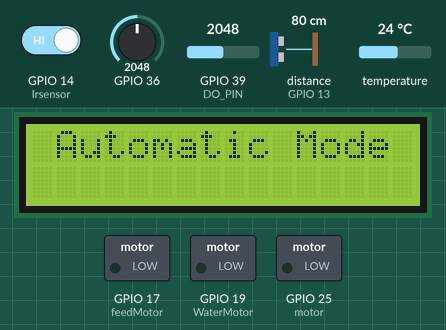
Simulated run of this sketch. Board: ESP32. Parts: 16×2 character LCD, switched loads named in the sketch (green lamp = pin HIGH). The inputs (shaded band) are chosen by the test bench; at power-on: GPIO 39 (DO_PIN) = 2048, temperature 24 °C, distance to the obstacle (sensor on GPIO 13) 80 cm, GPIO 14 (Irsensor) HIGH, GPIO 36 = 2048. The echo pulse lasts 58.3 µs per cm; WiFi joins after 1.5 s; servers stay silent unless stated; pins used as bus, display or sensor lines are not drawn; what the sketch prints to the serial monitor is not drawn.

Above: at 16.2 s.
16.3 s: GPIO 39 (DO_PIN) set to 2819
At 22.7 s:
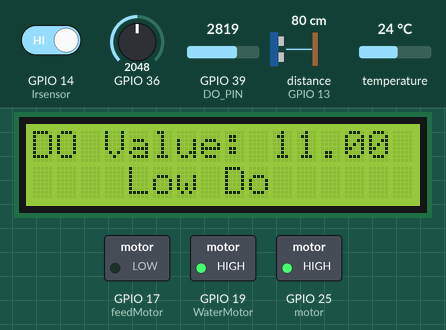
22.9 s: GPIO 39 (DO_PIN) set to 2915
28.3 s: temperature set to 12 °C
At 34.0 s:
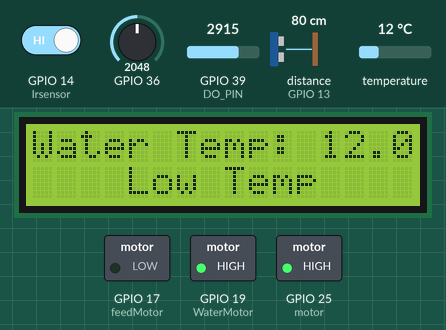
34.9 s: distance to the obstacle (sensor on GPIO 13) set to 2 cm
At 39.0 s:
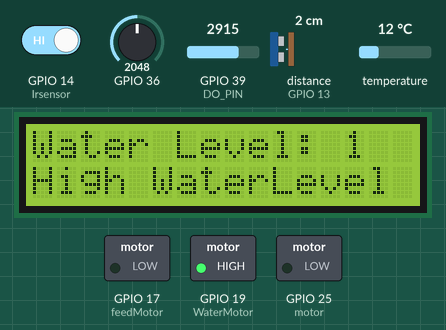
48.1 s: GPIO 14 (Irsensor) driven LOW
At 54.6 s:
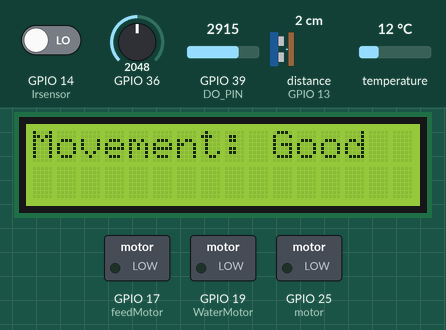
54.7 s: GPIO 36 set to 1700
At 61.0 s:
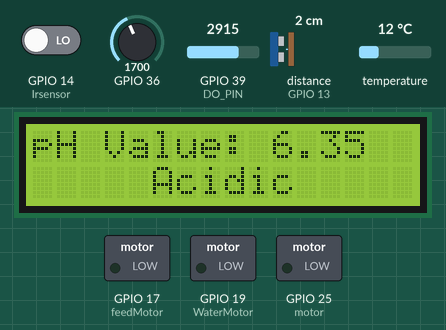
61.3 s: GPIO 36 set to 1590
At 70.8 s:
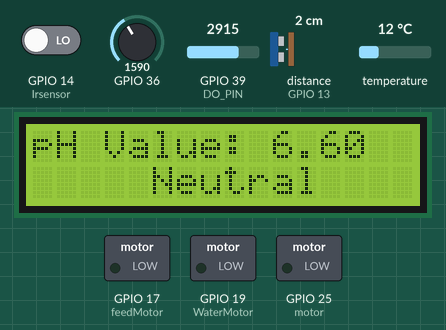
Timing chart, 0 to 72.3 s (numbered marks = the images above; inputs shaded):
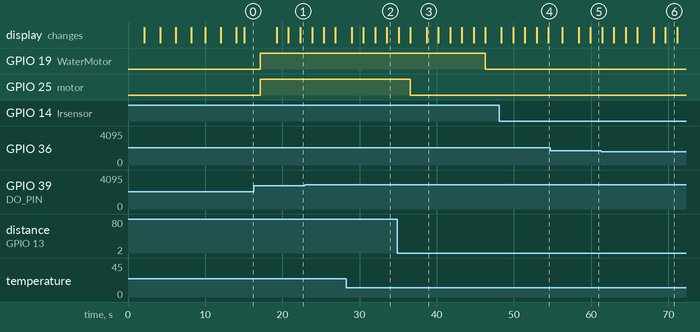

Measured:
- the behaviour switches between 1634 and 1633 on GPIO 36 (found by bisection; images 5 and 6)
- after the input at 28.3 s, the display: first differs from a run without the input after 5.3 s (image 2)
- after the input at 34.9 s, GPIO 19 (WaterMotor): HIGH → LOW after 11.4 s; the display: first differs from a run without the input after 3.8 s (image 3)
- after the input at 48.1 s, the display: first differs from a run without the input after 6.4 s (image 4)
- after the input at 61.3 s, the display: first differs from a run without the input after 8.3 s (image 6)
- what the display in image 3 shows lasts 1.5 s, from 38.7 s to 40.2 s

The sketch:

IoT_Fish_pond.ino
```cpp
#include "LCD.h"                // Including header file for LCD functions
#include "ultrasonicSensor.h"   // Including header file for ultrasonic sensor functions
#include "Blynk.h"              // Including header file for Blynk functions
#include "ThingSpeak.h"         // Including header file for ThingSpeak functions
#include "pHSensor.h"           // Including header file for pH sensor functions
#include "twilio.h"             // Including header file for Twilio functions
#include "DOSensor.h"           // Including header file for dissolved oxygen sensor functions
#include <OneWire.h>            // Including library for OneWire communication protocol
#include <base64.h>             // Including library for Base64 encoding/decoding
#include <DallasTemperature.h>  // Including library for DallasTemperature sensor functions
#include <TimeLib.h>            // Including library for time-related functions

#define ONE_WIRE_BUS 27  // Defining the digital pin for OneWire bus
#define Irsensor 14      // Defining the digital pin for IR sensor
#define motor 25         // Defining the digital pin for motor
#define WaterMotor 19    // Defining the digital pin for water motor
#define feedMotor 17     // Defining the digital pin for feed motor

OneWire oneWire(ONE_WIRE_BUS);        // Instantiating OneWire bus object
DallasTemperature sensors(&oneWire);  // Instantiating DallasTemperature sensor object with OneWire bus
WiFiClient client;                    // Creating a WiFi client object for network communication

unsigned long myChannelNumber = "YOUR_CHANNEL_NUMBER";         // ThingSpeak channel number
const char *myWriteAPIKey = "YOUR_THINGSPEAK_WRITE_API_KEY";  // ThingSpeak write API key

const char *account_sid = "YOUR_TWILIO_ACCOUNT_SID";            // Twilio account SID
const char *auth_token = "YOUR_TWILIO_AUTH_TOKEN";              // Twilio authentication token
const char *messaging_service_sid = "YOUR_TWILIO_MESSAGING_SERVICE_SID";  // Twilio messaging service SID
const char *to_number = "RECIPIENT_PHONE_NUMBER";               // Recipient's phone number


struct SensorData {
  int UltrasonicData;  // Structure member for ultrasonic sensor data
  float pHValue;       // Structure member for pH sensor data
  int IrSensor;        // Structure member for IR sensor data
  float DOsensor;      // Structure member for dissolved oxygen sensor data
  float DS18B;         // Structure member for temperature sensor data
} Sensor;              // Struct variable to hold sensor readings

bool Enable = true;                       // Flag to indicate if system is in manual or automatic mode
bool motorState = false;                  // Flag to indicate motor state
bool watermotorState = false;             // Flag to indicate water motor state
bool feedMotorState = false;              // Flag to indicate feed motor state
unsigned long lastManualModeCommand = 0;  // Timestamp of the last manual mode command
unsigned long alertInterval = 180000;     // Interval between alerts
unsigned long ResetInterval = 60000;      // Interval between alerts
int currentHour;                          // Variable to hold current hour of the day

bool ultrasonicLowAlertSent = false;
bool ultrasonicHighAlertSent = false;
bool pHLowAlertSent = false;
bool doLowAlertSent = false;
bool tempLowAlertSent = false;
bool OxygenmotorMessageSent = false;
bool FeedermotorMessageSent = false;
bool waterMotorMessageSent = false;
bool ManualAlertSent = false;
bool AutoAlertSent = false;
unsigned long lastAlertTime = 0;  // Timestamp of the last alert

BLYNK_WRITE(V0) {
  int button = param.asInt();              // Read the value sent by the virtual pin
  if (button == 1) { motorState = true; }  // Set motor state to ON if button is pressed
  else {
    motorState = false;
  }  // Set motor state to OFF if button is released
}

BLYNK_WRITE(V1) {
  int button = param.asInt();                   // Read the value sent by the virtual pin
  if (button == 1) { watermotorState = true; }  // Set water motor state to ON if button is pressed
  else {
    watermotorState = false;
  }  // Set water motor state to OFF if button is released
}

BLYNK_WRITE(V2) {
  int button = param.asInt();  // Read the value sent by the virtual pin
  if (button == 1) {
    Enable = false;
    lastManualModeCommand = millis();
  }                        // Set manual mode if button is pressed
  else { Enable = true; }  // Set automatic mode if button is released
}

BLYNK_WRITE(V3) {
  int button = param.asInt();                  // Read the value sent by the virtual pin
  if (button == 1) { feedMotorState = true; }  // Set feed motor state to ON if button is pressed
  else {
    feedMotorState = false;
  }  // Set feed motor state to OFF if button is released
}

void SensorsReading() {
  Sensor.UltrasonicData = ultrasonicSensorReading();  // Read ultrasonic sensor data
  Sensor.pHValue = pHvalue();                         // Read pH sensor data
  Sensor.DOsensor = DOSensor();                       // Read dissolved oxygen sensor data
  sensors.requestTemperatures();                      // Request temperature readings
  Sensor.DS18B = sensors.getTempCByIndex(0);          // Read temperature sensor data
  Sensor.IrSensor = digitalRead(Irsensor);            // Read IR sensor data
  currentHour = hour();                               // Update current hour
}

void updateThingSpeak() {
  ThingSpeak.setField(1, Sensor.UltrasonicData);
  ThingSpeak.setField(2, Sensor.pHValue);
  ThingSpeak.setField(3, Sensor.DS18B);
  ThingSpeak.setField(4, Sensor.IrSensor);
  ThingSpeak.setField(5, Sensor.DOsensor);
  ThingSpeak.writeFields(myChannelNumber, myWriteAPIKey);
}

void upDateLCD() {
  page_1(Sensor.UltrasonicData);  // Display ultrasonic sensor reading
  delay(1500);
  page_2(Sensor.pHValue);  // Display pH sensor reading
  delay(1500);
  page_3(Sensor.DOsensor);  // Display dissolved oxygen sensor reading
  delay(1500);
  page_4(Sensor.DS18B);  // Display temperature sensor reading
  delay(1500);
  page_5(Sensor.IrSensor);  // Display IR sensor reading
  delay(1500);
}

void Manual_Auto_mode() {
  if (Enable == false)  // If manual mode is enabled
  {
    if (motorState == true) { digitalWrite(motor, HIGH); }  // Turn on motor if motor state is ON
    else {
      digitalWrite(motor, LOW);
    }  // Turn off motor if motor state is OFF

    if (watermotorState == true) { digitalWrite(WaterMotor, HIGH); }  // Turn on water motor if water motor state is ON
    else {
      digitalWrite(WaterMotor, LOW);
    }  // Turn off water motor if water motor state is OFF

    if (feedMotorState == true) { digitalWrite(feedMotor, HIGH); }  // Turn on feed motor if feed motor state is ON
    else {
      digitalWrite(feedMotor, LOW);
    }     // Turn off feed motor if feed motor state is OFF
  } else  // If automatic mode is enabled
  {
    if (Sensor.UltrasonicData > 8) { digitalWrite(WaterMotor, HIGH); }  // Turn on water motor if ultrasonic sensor reading is high
    else {
      digitalWrite(WaterMotor, LOW);
    }  // Turn off water motor if ultrasonic sensor reading is low

    if (Sensor.DOsensor < 14) { digitalWrite(motor, HIGH); }  // Turn on motor if dissolved oxygen sensor reading is low
    else {
      digitalWrite(motor, LOW);
    }  // Turn off motor if dissolved oxygen sensor reading is high

    if (currentHour == 6 || currentHour == 16) {  // If it's feeding time (6 AM or 4 PM)
      // Turn on feeder motor
      digitalWrite(feedMotor, HIGH);
      // Wait for feeding duration (adjust as needed)
      delay(3600000);  // 1 hour (adjust as needed)
      // Turn off feeder motor
      digitalWrite(feedMotor, LOW);
    }
  }
}

void BDisp() {
  if (Enable == false) {  // If manual mode is enabled
    lcd.clear();
    lcd.setCursor(2, 0);
    lcd.print("Manual Mode");

    Blynk.virtualWrite(V10, "Water: " + String(Sensor.UltrasonicData));
    delay(1500);
    Blynk.virtualWrite(V10, "pH: " + String(Sensor.pHValue));
    delay(1500);
    Blynk.virtualWrite(V10, "DO: " + String(Sensor.DOsensor));
    delay(1500);
    Blynk.virtualWrite(V10, "Temp: " + String(Sensor.DS18B));
  } else {  // If automatic mode is enabled
    lcd.clear();
    lcd.setCursor(1, 0);
    lcd.print("Automatic Mode");

    Blynk.virtualWrite(V10, LOW);  // Reset button widget on V10 pin
    Blynk.virtualWrite(V1, LOW);   // Reset button widget on V1 pin
    Blynk.virtualWrite(V0, LOW);   // Reset button widget on V0 pin
    Blynk.virtualWrite(V3, LOW);   // Reset button widget on V3 pin
    delay(1000);
  }
}

void checkManualModeTimeout() {
  if (Enable == false && (millis() - lastManualModeCommand) > 3600000) {  // If it's been more than 1 hour since last manual mode command
    Enable = true;                                                        // Switch to automatic mode
    lcd.clear();
    lcd.setCursor(1, 0);
    lcd.print("Automatic Mode");
    Blynk.virtualWrite(V10, LOW);  // Reset button widget on V10 pin
    Blynk.virtualWrite(V1, LOW);   // Reset button widget on V1 pin
    Blynk.virtualWrite(V0, LOW);   // Reset button widget on V0 pin
    Blynk.virtualWrite(V3, LOW);   // Reset button widget on V3 pin
  }
}

void NotiSensor() {
  unsigned long currentTime = millis();  // Get current time in milliseconds
  String alertMessage = "";              // Initialize an empty string for alert messages

  if (Sensor.UltrasonicData > 7 && !ultrasonicLowAlertSent) {
    alertMessage += "Water Level is low: " + String(Sensor.UltrasonicData) + "\n";
    Serial.println(alertMessage);
    ultrasonicLowAlertSent = true;
  }

  if (Sensor.pHValue < 6.5 && !pHLowAlertSent) {
    alertMessage += "Water is Acidic: " + String(Sensor.pHValue) + "\n";
    Serial.println(alertMessage);
    pHLowAlertSent = true;
  }

  if (Sensor.DOsensor < 14 && !doLowAlertSent) {
    alertMessage += "DO sensor reading is low: " + String(Sensor.DOsensor) + "\n";
    Serial.println(alertMessage);
    doLowAlertSent = true;
  }

  if (Sensor.DS18B < 24 && !tempLowAlertSent) {
    alertMessage += "Temperature sensor reading is low: " + String(Sensor.DS18B) + "\n";
    Serial.println(alertMessage);
    tempLowAlertSent = true;
  }

  if (digitalRead(motor) && !OxygenmotorMessageSent) {
    alertMessage += "Oxygen motor is on\n";
    Serial.println(alertMessage);
    OxygenmotorMessageSent = true;
  }

  if (digitalRead(feedMotor) && !FeedermotorMessageSent) {
    alertMessage += "Feed motor is on\n";
    Serial.println(alertMessage);
    FeedermotorMessageSent = true;
  }

  if (digitalRead(WaterMotor) && !waterMotorMessageSent) {
    alertMessage += "Water motor is on\n";
    Serial.println(alertMessage);
    waterMotorMessageSent = true;
  }

  if (!alertMessage.isEmpty() && (currentTime - lastAlertTime > alertInterval)) {
    c_alert(alertMessage.c_str());  // Send alert message
    Serial.println(alertMessage);
    lastAlertTime = currentTime;  // Update last alert time
  }

  if (alertMessage.isEmpty() && (currentTime - lastAlertTime > ResetInterval)) {
    ultrasonicLowAlertSent = false;
    ultrasonicHighAlertSent = false;
    pHLowAlertSent = false;
    doLowAlertSent = false;
    tempLowAlertSent = false;
    OxygenmotorMessageSent = false;
    FeedermotorMessageSent = false;
    waterMotorMessageSent = false;
    ManualAlertSent = false;
    AutoAlertSent = false;
  }
}

void c_alert(const char *message) {

  String response;

  bool success = Twilio::send_message_with_service(account_sid, auth_token, messaging_service_sid, to_number, message, response);

  if (success) {
    Serial.println("Sent message successfully!");
  } else {
    Serial.println("Failed to send message. Response: " + response);
  }
}

void setup() {
  Serial.begin(115200);     // Initialize serial communication
  lcdInit();                // Initialize LCD
  ultrasonicSensor_init();  // Initialize ultrasonic sensor
  sensors.begin();          // Begin communication with temperature sensors

  // Display welcome message on LCD
  lcd.clear();
  lcd.setCursor(3, 0);
  lcd.print("WELCOME TO");
  delay(2000);
  lcd.clear();
  lcd.setCursor(1, 0);
  lcd.print("IoT BASED FISH");
  lcd.setCursor(0, 1);
  lcd.print("POND MONITORING ");
  delay(2000);
  lcd.clear();
  lcd.setCursor(1, 0);
  lcd.print("AND PRODUCTION");
  lcd.setCursor(1, 1);
  lcd.print("ENHANCEMENT SYSTEM");
  delay(2000);
  lcd.clear();
  lcd.setCursor(1, 0);
  lcd.print("By");
  lcd.setCursor(3, 1);
  lcd.print("-VIET.ECE.2k24");
  delay(2000);
  lcd.clear();
  lcd.print("Connecting WiFi");
  ConnectingBlynk();  // Connect to Blynk server
  lcd.clear();
  lcd.setCursor(1, 0);
  lcd.print("WiFi Connected");
  delay(2000);
  lcd.clear();
  lcd.print("Connecting Blynk");
  delay(2000);
  lcd.clear();
  lcd.print("Blynk Connected");
  delay(1000);
  lcd.clear();
  Blynk.virtualWrite(V0, LOW);  // Reset button widget on V0 pin
  Blynk.virtualWrite(V1, LOW);  // Reset button widget on V1 pin
  Blynk.virtualWrite(V2, LOW);  // Reset button widget on V2 pin
  Blynk.virtualWrite(V3, LOW);  // Reset button widget on V3 pin
  Enable = true;                // Start in automatic mode
  lastManualModeCommand = 0;    // Reset last manual mode command time

  // Set pin modes for motors and sensors
  pinMode(motor, OUTPUT);
  pinMode(WaterMotor, OUTPUT);
  pinMode(feedMotor, OUTPUT);
  pinMode(Irsensor, INPUT_PULLUP);

  ThingSpeak.begin(client);  // Initialize ThingSpeak client
  // Set up timer intervals for various functions
  timer.setInterval(1000L, SensorsReading);
  timer.setInterval(2000L, upDateLCD);
  timer.setInterval(1000L, Manual_Auto_mode);
  timer.setInterval(25000L, updateThingSpeak);
  timer.setInterval(60000L, checkManualModeTimeout);  // Check for manual mode timeout every 60 seconds
}

void loop() {
  Blynk.run();  // Run Blynk
  timer.run();  // Run timer
  BDisp();      // Display mode information on LCD
  NotiSensor();// Check for sensor readings and send alerts
}
```

Blynk.h
```cpp
#define BLYNK_PRINT Serial
#define BLYNK_TEMPLATE_ID "TMPL3aSZOSvJE"
#define BLYNK_TEMPLATE_NAME "IoT based fish pond monitoring system"
#define BLYNK_AUTH_TOKEN "oarjLtJNkigx7ZN3MISc8eQPSoTWnmlu"

#include <WiFi.h>
#include <WiFiClient.h>
#include <BlynkSimpleEsp32.h>
BlynkTimer timer;
const char* ssid = "YOUR_SSID";
const char* password = "PASSWORD";
void ConnectingBlynk() {
   Blynk.begin(BLYNK_AUTH_TOKEN, ssid, password);
}
```

DOSensor.h
```cpp
#include <Arduino.h>
#define DO_PIN 39
#define VREF 3300    //VREF (mv)
#define ADC_RES 4096
#define TWO_POINT_CALIBRATION 0
#define READ_TEMP (25)
#define CAL1_V (131) //mv
#define CAL1_T (25)   //℃
#define CAL2_V (1300) //mv
#define CAL2_T (15)   //℃

const uint16_t DO_Table[41] = {
    14460, 14220, 13820, 13440, 13090, 12740, 12420, 12110, 11810, 11530,
    11260, 11010, 10770, 10530, 10300, 10080, 9860, 9660, 9460, 9270,
    9080, 8900, 8730, 8570, 8410, 8250, 8110, 7960, 7820, 7690,
    7560, 7430, 7300, 7180, 7070, 6950, 6840, 6730, 6630, 6530, 6410};

uint8_t Temperaturet;
uint16_t ADC_Raw;
uint16_t ADC_Voltage;
uint16_t DO;
float DOVal;

int16_t readDO(uint32_t voltage_mv, uint8_t temperature_c)
{
#if TWO_POINT_CALIBRATION == 00
  uint16_t V_saturation = (uint32_t)CAL1_V + (uint32_t)35 * temperature_c - (uint32_t)CAL1_T * 35;
  return (voltage_mv * DO_Table[temperature_c] / V_saturation);
#else
  uint16_t V_saturation = (int16_t)((int8_t)temperature_c - CAL2_T) * ((uint16_t)CAL1_V - CAL2_V) / ((uint8_t)CAL1_T - CAL2_T) + CAL2_V;
  return (voltage_mv * DO_Table[temperature_c] / V_saturation);
#endif
}
float DOSensor()
{
  Temperaturet = (uint8_t)READ_TEMP;
  ADC_Raw = analogRead(DO_PIN);
  ADC_Voltage = uint32_t(VREF) * ADC_Raw / ADC_RES;
  DOVal = (readDO(ADC_Voltage, Temperaturet))/1000;
  return DOVal;
}
```

Twilio.cpp
```cpp
#include "twilio.h"

bool Twilio::send_message_with_service(const char *account_sid, const char *auth_token, const char *messaging_service_sid, const char *to_number, const char *message, String &response) {
    // Craft the Twilio API URL
    String url = "https://api.twilio.com/2010-04-01/Accounts/" + String(account_sid) + "/Messages.json";

    // Craft the message body
    String body = "To=" + String(to_number) + "&MessagingServiceSid=" + String(messaging_service_sid) + "&Body=" + String(message);

    // Send the HTTP POST request to Twilio
    HTTPClient http;
    http.begin(url);
    http.addHeader("Content-Type", "application/x-www-form-urlencoded");
    http.addHeader("Authorization", "Basic " + base64::encode(String(account_sid) + ":" + String(auth_token)));
    int httpResponseCode = http.POST(body);

    // Check the HTTP response code
    response = http.getString(); // Get the response body
    http.end(); // Close connection

    return httpResponseCode == HTTP_CODE_CREATED; // 201 indicates success
}
```

Twilio.h
```cpp
#ifndef TWILIO_H
#define TWILIO_H

#include <WiFi.h>
#include <HTTPClient.h>
#include "base64.h" // Make sure you have this library installed

class Twilio {
public:
    static bool send_message_with_service(const char *account_sid, const char *auth_token, const char *messaging_service_sid, const char *to_number, const char *message, String &response);
};

#endif // TWILIO_H
```

pHSensor.h
```cpp
float calibration_value = 20.50;
int phval = 0;
unsigned long int avgval;
int buffer_arr[10],temp;

float pHvalue()
{
  for(int i=0;i<10;i++)
 {
 buffer_arr[i]=analogRead(36);
 delay(30);
 }
 for(int i=0;i<9;i++)
 {
 for(int j=i+1;j<10;j++)
 {
 if(buffer_arr[i]>buffer_arr[j])
 {
 temp=buffer_arr[i];
 buffer_arr[i]=buffer_arr[j];
 buffer_arr[j]=temp;
 }
 }
 }
 avgval=0;
 for(int i=2;i<8;i++)
 avgval+=buffer_arr[i];
 float volt=(float)avgval*3.3/4096/6;
 float ph_act = -5.70 * volt + calibration_value;
 return ph_act/2;

}
```

ultrasonicSensor.h
```cpp
const int trigPin = 12;
const int echoPin = 13;
#define SOUND_SPEED 0.034
#define CM_TO_INCH 0.393701
long duration;
float distanceCm;
float distanceInch;
void ultrasonicSensor_init()
{
  pinMode(trigPin, OUTPUT);
  pinMode(echoPin, INPUT);
}
int ultrasonicSensorReading()
{
  digitalWrite(trigPin, LOW);
  delayMicroseconds(2);
  digitalWrite(trigPin, HIGH);
  delayMicroseconds(10);
  digitalWrite(trigPin, LOW);
  duration = pulseIn(echoPin, HIGH);
  distanceCm = duration * SOUND_SPEED/2;
  distanceInch = distanceCm * CM_TO_INCH;
  return distanceCm;
}
```

Source omitted: LCD.h (2008 bytes)
